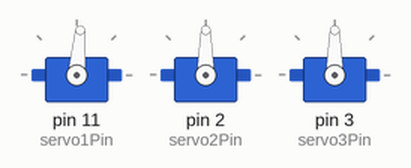
Simulated run of this sketch. Board: Arduino Uno, built with avr-gcc and run on an emulated ATmega328P. On the bench: 3 × servo.

Above: at 0.1 s.
At 2.6 s:
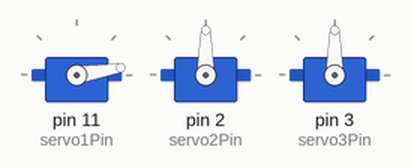
At 5.2 s:
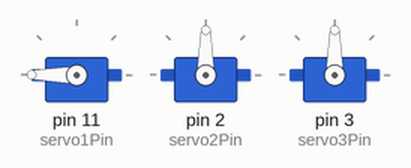
At 14.0 s:
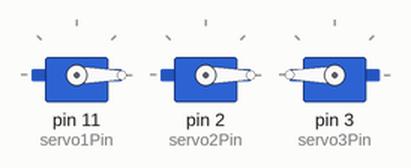
At 26.16 s:
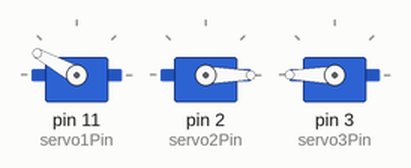
At 34.3 s:
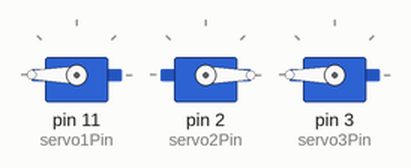
Timing chart, 0 to 35.8 s (numbered marks = the images above):
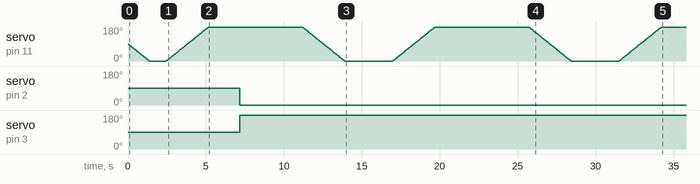

Measured:
- by itself, servo on pin 2 (servo2Pin): 90° → 0° at 7.2 s
- by itself, servo on pin 3 (servo3Pin): 90° → 180° at 7.2 s

The sketch:

sketch_apr3c.ino
```cpp
#include <Servo.h>

Servo servo1;
Servo servo2;
Servo servo3;

#define servo1Pin 11 // Top
#define servo2Pin 2  // Left
#define servo3Pin 3  // Right

void movePlankUp() {
  for (int pos = servo1.read(); pos >= 0; pos -= 1) {
    servo1.write(pos);
    delay(15); // Adjust this delay for slower movement
  }
  // Move the plank down by an additional 70 degrees
  for (int pos = 0; pos >= -70; pos -= 1) {
    servo1.write(pos);
    delay(15); // Adjust this delay for slower movement
  }
}

void movePlankDown() {
  for (int pos = servo1.read(); pos <= 180; pos += 1) {
    servo1.write(pos);
    delay(15); // Adjust this delay for slower movement
  }
}

void openClaw() {
  servo3.write(230);
  servo2.write(0);
}

void closeClaw() {
  servo3.write(230);
  servo2.write(0);

}

void setup() {
  servo1.attach(servo1Pin);
  servo2.attach(servo2Pin);
  servo3.attach(servo3Pin);
  movePlankUp();
}

void loop() {
  movePlankDown();
  delay(2000);
  openClaw();
  delay(2000);

  closeClaw();
  delay(2000);
  movePlankUp();
  delay(2000);
}
```
